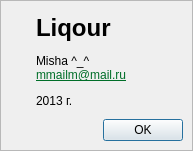
<?xml version="1.0" encoding="UTF-8"?>
<ui version="4.0">
 <class>AboutDialog</class>
 <widget class="QDialog" name="AboutDialog">
  <property name="geometry">
   <rect>
    <x>0</x>
    <y>0</y>
    <width>193</width>
    <height>151</height>
   </rect>
  </property>
  <property name="windowTitle">
   <string>About</string>
  </property>
  <property name="styleSheet">
   <string notr="true"/>
  </property>
  <layout class="QGridLayout" name="gridLayout">
   <property name="leftMargin">
    <number>0</number>
   </property>
   <property name="topMargin">
    <number>0</number>
   </property>
   <property name="rightMargin">
    <number>0</number>
   </property>
   <property name="bottomMargin">
    <number>0</number>
   </property>
   <item row="0" column="0">
    <widget class="QFrame" name="frame">
     <property name="frameShape">
      <enum>QFrame::StyledPanel</enum>
     </property>
     <property name="frameShadow">
      <enum>QFrame::Raised</enum>
     </property>
     <layout class="QGridLayout" name="gridLayout_2">
      <item row="0" column="0">
       <widget class="QLabel" name="label">
        <property name="sizePolicy">
         <sizepolicy hsizetype="Fixed" vsizetype="Fixed">
          <horstretch>0</horstretch>
          <verstretch>0</verstretch>
         </sizepolicy>
        </property>
        <property name="maximumSize">
         <size>
          <width>100</width>
          <height>100</height>
         </size>
        </property>
        <property name="text">
         <string/>
        </property>
        <property name="pixmap">
         <pixmap resource="../Assets/main.qrc">:/logos/logo2_alone.svg</pixmap>
        </property>
        <property name="scaledContents">
         <bool>true</bool>
        </property>
        <property name="alignment">
         <set>Qt::AlignCenter</set>
        </property>
       </widget>
      </item>
      <item row="3" column="1">
       <widget class="QDialogButtonBox" name="buttonBox">
        <property name="standardButtons">
         <set>QDialogButtonBox::Ok</set>
        </property>
       </widget>
      </item>
      <item row="1" column="0" rowspan="3">
       <spacer name="verticalSpacer">
        <property name="orientation">
         <enum>Qt::Vertical</enum>
        </property>
        <property name="sizeHint" stdset="0">
         <size>
          <width>20</width>
          <height>40</height>
         </size>
        </property>
       </spacer>
      </item>
      <item row="0" column="1" rowspan="3">
       <widget class="QLabel" name="label_2">
        <property name="autoFillBackground">
         <bool>false</bool>
        </property>
        <property name="styleSheet">
         <string notr="true"/>
        </property>
        <property name="text">
         <string>&lt;html&gt;&lt;head/&gt;&lt;body&gt;&lt;p&gt;&lt;span style=&quot; font-size:18pt; font-weight:600;&quot;&gt;Liqour&lt;/span&gt;&lt;/p&gt;&lt;p&gt;Misha ^_^&lt;br/&gt;&lt;a href=&quot;mailto:mmailm@mail.ru&quot;&gt;&lt;span style=&quot; text-decoration: underline; color:#006e28;&quot;&gt;mmailm@mail.ru&lt;/span&gt;&lt;/a&gt;&lt;/p&gt;&lt;p&gt;2013 г.&lt;/p&gt;&lt;/body&gt;&lt;/html&gt;</string>
        </property>
        <property name="textFormat">
         <enum>Qt::RichText</enum>
        </property>
        <property name="alignment">
         <set>Qt::AlignLeading|Qt::AlignLeft|Qt::AlignVCenter</set>
        </property>
        <property name="wordWrap">
         <bool>false</bool>
        </property>
        <property name="openExternalLinks">
         <bool>true</bool>
        </property>
       </widget>
      </item>
     </layout>
    </widget>
   </item>
  </layout>
 </widget>
 <resources>
  <include location="../Assets/main.qrc"/>
 </resources>
 <connections>
  <connection>
   <sender>buttonBox</sender>
   <signal>accepted()</signal>
   <receiver>AboutDialog</receiver>
   <slot>accept()</slot>
   <hints>
    <hint type="sourcelabel">
     <x>371</x>
     <y>139</y>
    </hint>
    <hint type="destinationlabel">
     <x>142</x>
     <y>156</y>
    </hint>
   </hints>
  </connection>
 </connections>
</ui>
